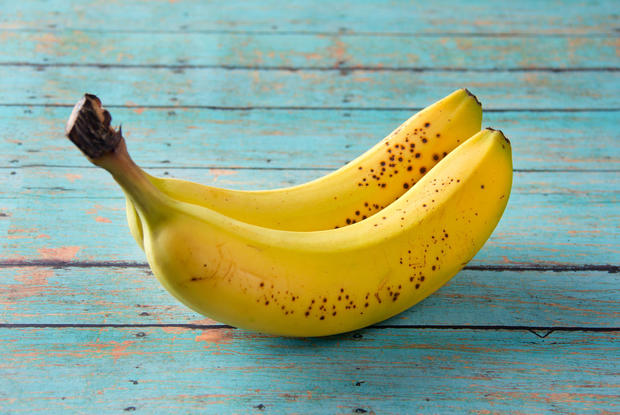
#> input picture 1D_Basic_Fruit_Classifier/training_set/bananas/bimage13.jpg, 620 x 415 px, found by its file name
$ jupyter execute background_processing.ipynb   (shell and % lines are left out)   (older library calls are emulated)
#> lines starting #> are read from the running program, lines starting #| are printed output that depends on the picture; after the words box and inside, x2 and y2 are one past the last pixel; in counts of white or black regions, pixels touching at a corner belong together
[cell 1]
#https://flothesof.github.io/removing-background-scikit-image.html
from skimage import io as skio
my_path = "	raining_set\\bananas"
img = skio.imread(str(my_path)+'\\bimage13.jpg')
#> img is the input picture: shape (415, 620, 3); mean R, G, B 145.9, 166.7, 139.3

[cell 2]
import cv2
import numpy as np
import matplotlib.pyplot as plt

[cell 3]
gray = cv2.cvtColor(img, cv2.COLOR_BGR2GRAY)
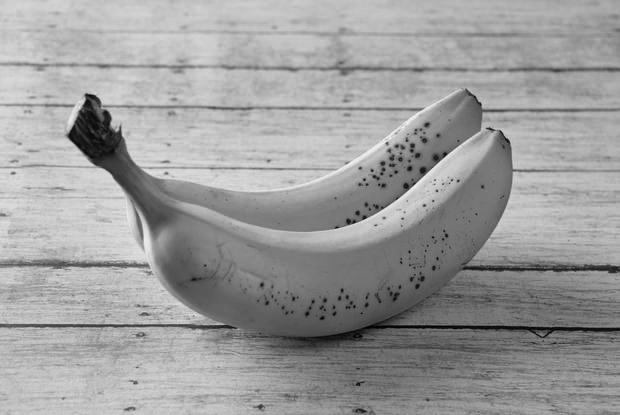
#> gray: shape (415, 620); min 0, max 244, mean 156.2
print("shape of image: {}".format(gray.shape))
#| shape of image: (415, 620)
print("dtype of image: {}".format(gray.dtype))
#| dtype of image: uint8

[cell 4]
from skimage import filters
sobel = filters.sobel(gray)
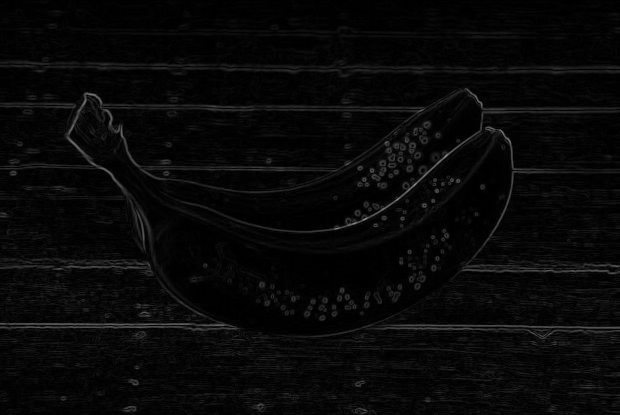
#> sobel: shape (415, 620) float64; min 0, max 0.576, mean 0.0337

[cell 5]
plt.rcParams['image.interpolation'] = 'nearest'
plt.rcParams['image.cmap'] = 'gray'
plt.rcParams['figure.dpi'] = 200

[cell 6]
# plt.imshow(sobel)

[cell 7]
blurred = filters.gaussian(sobel, sigma=2.0)
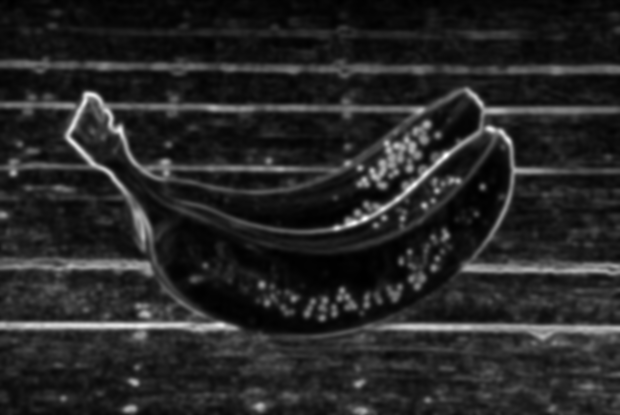
#> blurred: shape (415, 620) float64; min 0.000831, max 0.217, mean 0.0337; drawn with min black and max white
# plt.imshow(blurred)

[cell 8]
light_spots = np.array((gray > 245).nonzero()).T
#> light_spots = empty array

[cell 9]
light_spots.shape
#> Out = (0, 2)

[cell 10]
# plt.plot(light_spots[:, 1], light_spots[:, 0], 'o')
# plt.imshow(gray)
# plt.title('light spots in image')

[cell 11]
dark_spots = np.array((gray < 3).nonzero()).T
#> dark_spots = 32 pairs, first value 318 to 336, second value 322 to 559

[cell 12]
dark_spots.shape
#> Out = (32, 2)

[cell 13]
# plt.plot(dark_spots[:, 1], dark_spots[:, 0], 'o')
# plt.imshow(gray)
# plt.title('dark spots in image')

[cell 14]
from scipy import ndimage as ndi
bool_mask = np.zeros(gray.shape, dtype=np.bool)
bool_mask[tuple(light_spots.T)] = True
bool_mask[tuple(dark_spots.T)] = True
seed_mask, num_seeds = ndi.label(bool_mask)
num_seeds

[cell 15]
from skimage import morphology
ws = morphology.watershed(blurred, seed_mask)
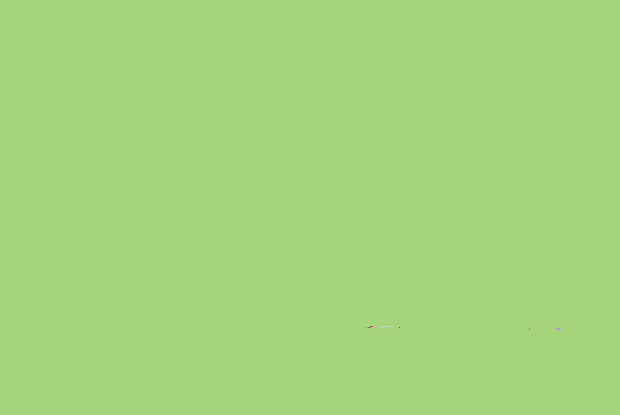
#> ws: shape (415, 620) int32; 12 distinct labels, from 1 to 12; one colour per label, 0 black
# plt.imshow(ws)

[cell 16]
background = max(set(ws.ravel()), key=lambda g: np.sum(ws == g))
#> background = 12
background
#> Out = 12

[cell 17]
background_mask = (ws == background)
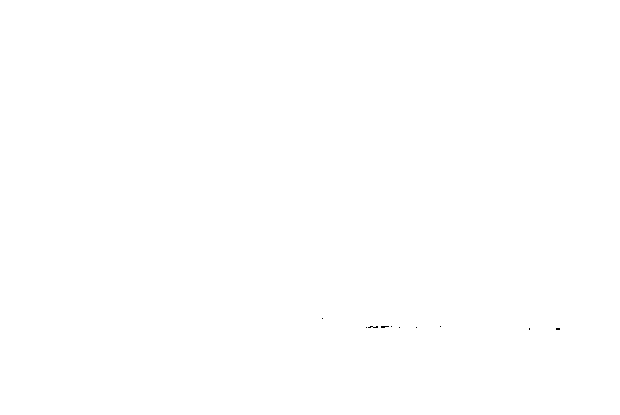
#> background_mask: shape (415, 620) bool; 100% white; black in thin lines or dots, all inside (x1, y1, x2, y2) = (322, 318, 560, 330)
print(background_mask)
#> (printed output is left out)

[cell 18]
plt.imshow(~background_mask)
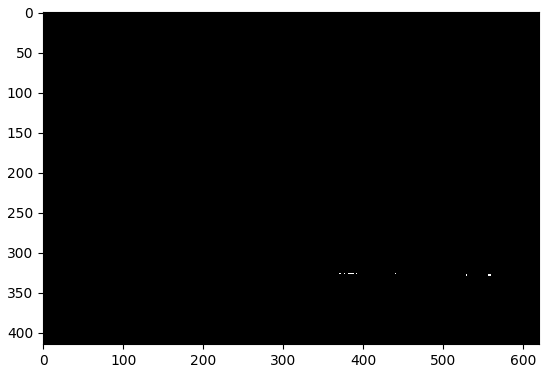
#> figure drawn by matplotlib, 1 panel

[cell 19]
# cleaned = gray * ~background_mask
# plt.imshow(cleaned)

[cell 20]
# plt.imshow(cleaned, cmap='gray')
# plt.imshow(background_mask.reshape(background_mask.shape + (1,)) * np.array([1, 0, 0, 1]))

[cell 21]
# [4 lines of commented-out code are left out]

[cell 22]
# cv2.imwrite("D:\git_work\git_repos\classifier1\\test_set\set2\cleaned.jpg", cleaned)

[cell 23]
plt.imshow(background_mask)

[cell 24]
rows = len(background_mask)
#> rows = 415
cols = len(background_mask[0])
#> cols = 620
for i in range(0, rows):
    for j in range(0, cols):
        if (background_mask[i][j] == 0):
            img[i][j][0] = 255
            img[i][j][1] = 255
            img[i][j][2] = 255
#> img: shape (415, 620, 3); 0.02% of pixels changed, all inside (x1, y1, x2, y2) = (322, 318, 560, 330)

$ run again, with 1D_Basic_Fruit_Classifier/training_set/bananas/bimage1.jpg copied over 1D_Basic_Fruit_Classifier/training_set/bananas/bimage13.jpg
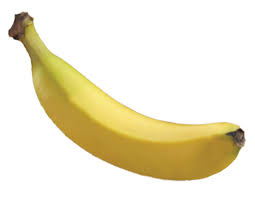
#> input picture 1D_Basic_Fruit_Classifier/training_set/bananas/bimage1.jpg, 255 x 198 px, found by its file name
#> img is the input picture: shape (198, 255, 3); mean R, G, B 238.3, 231, 205.4
#| shape of image: (198, 255)
#| dtype of image: uint8
#> `blurred = filters.gaussian(sobel, sigma=2.0)`:
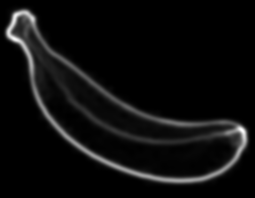
#> blurred: shape (198, 255) float64; min 0, max 0.247, mean 0.013; drawn with min black and max white
#> light_spots = 36495 pairs, first value 0 to 197, second value 0 to 254
#> dark_spots = empty array
#> ws: shape (198, 255) int32; every value is 1
#> background = 1
#> background_mask: shape (198, 255) bool; every value is 1
#> (printed output is left out)
#> `[cell 18] plt.imshow(~background_mask)`:
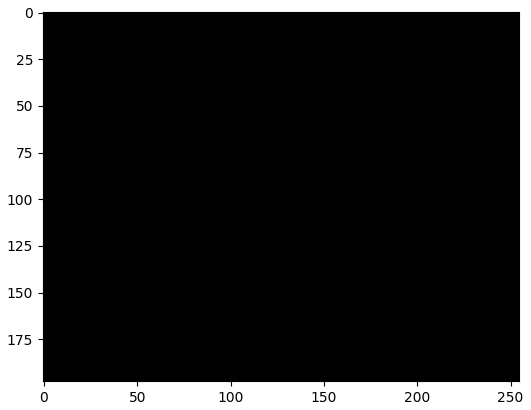
#> figure drawn by matplotlib, 1 panel
#> rows = 198
#> cols = 255

$ run again, with 1D_Basic_Fruit_Classifier/training_set/bananas/bimage10.jpg copied over 1D_Basic_Fruit_Classifier/training_set/bananas/bimage13.jpg
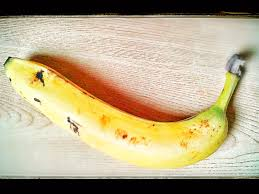
#> input picture 1D_Basic_Fruit_Classifier/training_set/bananas/bimage10.jpg, 259 x 194 px, found by its file name
#> img is the input picture: shape (194, 259, 3); mean R, G, B 182.8, 168.8, 135.3
#| shape of image: (194, 259)
#| dtype of image: uint8
#> light_spots = 118 pairs, first value 27 to 169, second value 21 to 255
#> dark_spots = 6633 pairs, first value 0 to 193, second value 0 to 258
#> `ws = morphology.watershed(blurred, seed_mask)`:
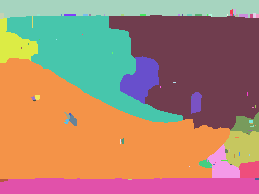
#> ws: shape (194, 259) int32; 91 distinct labels, from 1 to 91; one colour per label, 0 black
#> background = 67
#> background_mask: shape (194, 259) bool; 34.4% white; 1 white region, box (x1, y1, x2, y2) and area: (0, 58, 230, 179) 17305
#> (printed output is left out)
#> rows = 194
#> cols = 259
#> after the loop `for i in range(0, rows):`:
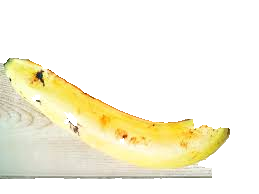
#> img: shape (194, 259, 3); mean R, G, B 246.6, 242.9, 221.8

$ run again, with 1D_Basic_Fruit_Classifier/training_set/bananas/bimage11.jpg copied over 1D_Basic_Fruit_Classifier/training_set/bananas/bimage13.jpg
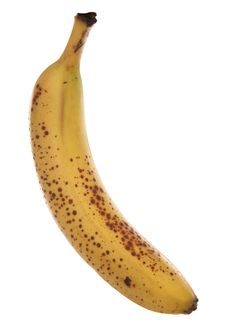
#> input picture 1D_Basic_Fruit_Classifier/training_set/bananas/bimage11.jpg, 226 x 332 px, found by its file name
#> img is the input picture: shape (332, 226, 3); mean R, G, B 240.4, 229.5, 212.9
#| shape of image: (332, 226)
#| dtype of image: uint8
#> light_spots = 57319 pairs, first value 0 to 331, second value 0 to 225
#> dark_spots = [[13, 89], [14, 83], [14, 84], [14, 85]]
#> `ws = morphology.watershed(blurred, seed_mask)`:
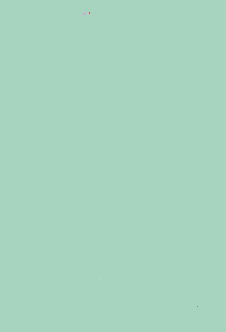
#> ws: shape (332, 226) int32; 7 distinct labels, from 1 to 7; one colour per label, 0 black
#> background = 1
#> background_mask: shape (332, 226) bool; 100% white; black in thin lines or dots, all inside (x1, y1, x2, y2) = (83, 12, 198, 307)
#> (printed output is left out)
#> `[cell 18] plt.imshow(~background_mask)`:
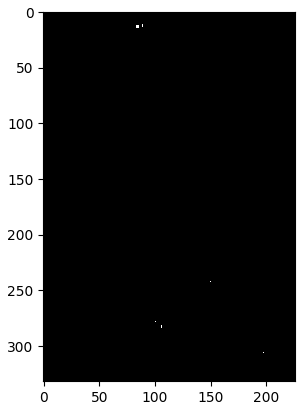
#> figure drawn by matplotlib, 1 panel
#> rows = 332
#> cols = 226
